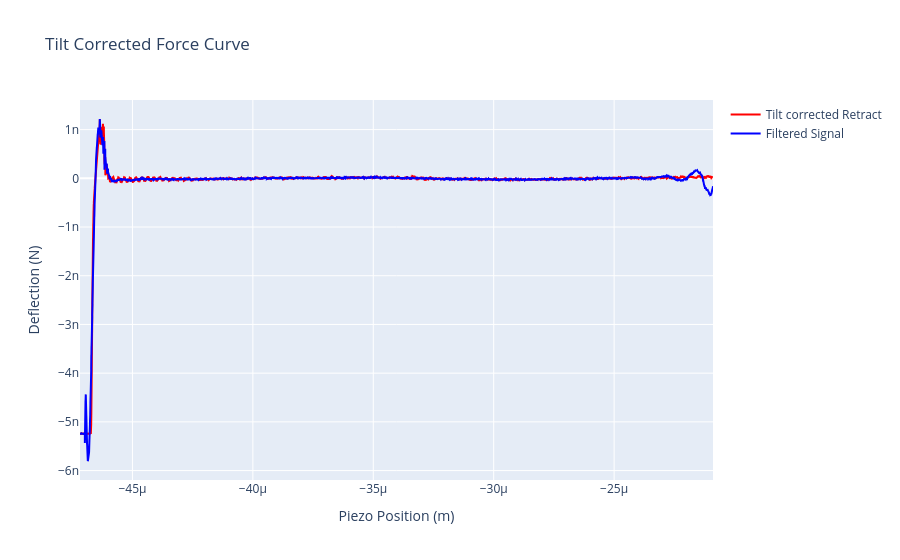

Notebook cell for this chart:
### Code cell
# plot in plotly
fig = go.Figure()
fig.add_trace(go.Scatter(x=ret_piezo, y=tilt_ret_deflection_N, mode='lines', name='Tilt corrected Retract', line=dict(color='red', width=2)))
fig.add_trace(go.Scatter(x=ret_piezo, y=fft_filtered_signal, mode='lines', name='Filtered Signal', line=dict(color='blue', width=2)))
fig.update_layout(title='Tilt Corrected Force Curve', xaxis_title='Piezo Position (m)', yaxis_title='Deflection (N)', showlegend=True)
fig.show()

### Figure 1 — Plotly figure (JSON) as saved in the notebook; plotly's stock layout.template omitted (floating-point values rounded to 4 significant figures; data arrays with more than 128 entries replaced by an {"elided": "..."} marker saying what was removed)
{"data": [{"line": {"color": "red", "width": 2}, "mode": "lines", "name": "Tilt corrected Retract", "type": "scatter", "x": {"elided": "13749 float values"}, "y": {"elided": "13749 float values"}}, {"line": {"color": "blue", "width": 2}, "mode": "lines", "name": "Filtered Signal", "type": "scatter", "x": {"elided": "13749 float values"}, "y": {"elided": "13749 float values"}}], "layout": {"showlegend": true, "title": {"text": "Tilt Corrected Force Curve"}, "xaxis": {"title": {"text": "Piezo Position (m)"}}, "yaxis": {"title": {"text": "Deflection (N)"}}}}
